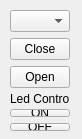
<?xml version="1.0" encoding="UTF-8"?>
<ui version="4.0">
 <class>MainWindow</class>
 <widget class="QMainWindow" name="MainWindow">
  <property name="geometry">
   <rect>
    <x>0</x>
    <y>0</y>
    <width>82</width>
    <height>139</height>
   </rect>
  </property>
  <property name="windowTitle">
   <string>Lamp</string>
  </property>
  <widget class="QWidget" name="centralwidget">
   <widget class="QWidget" name="">
    <property name="geometry">
     <rect>
      <x>10</x>
      <y>10</y>
      <width>60</width>
      <height>121</height>
     </rect>
    </property>
    <layout class="QVBoxLayout" name="verticalLayout_2">
     <item>
      <widget class="QComboBox" name="BluetoothBox"/>
     </item>
     <item>
      <widget class="QPushButton" name="CloseButton">
       <property name="text">
        <string>Close</string>
       </property>
      </widget>
     </item>
     <item>
      <widget class="QPushButton" name="OpenButton">
       <property name="text">
        <string>Open</string>
       </property>
      </widget>
     </item>
     <item>
      <layout class="QVBoxLayout" name="verticalLayout">
       <item>
        <widget class="QLabel" name="LedLabel">
         <property name="text">
          <string>Led Control</string>
         </property>
        </widget>
       </item>
       <item>
        <widget class="QPushButton" name="OnButton">
         <property name="text">
          <string>ON</string>
         </property>
        </widget>
       </item>
       <item>
        <widget class="QPushButton" name="OffButton">
         <property name="text">
          <string>OFF</string>
         </property>
        </widget>
       </item>
      </layout>
     </item>
    </layout>
   </widget>
  </widget>
 </widget>
 <resources/>
 <connections/>
</ui>
